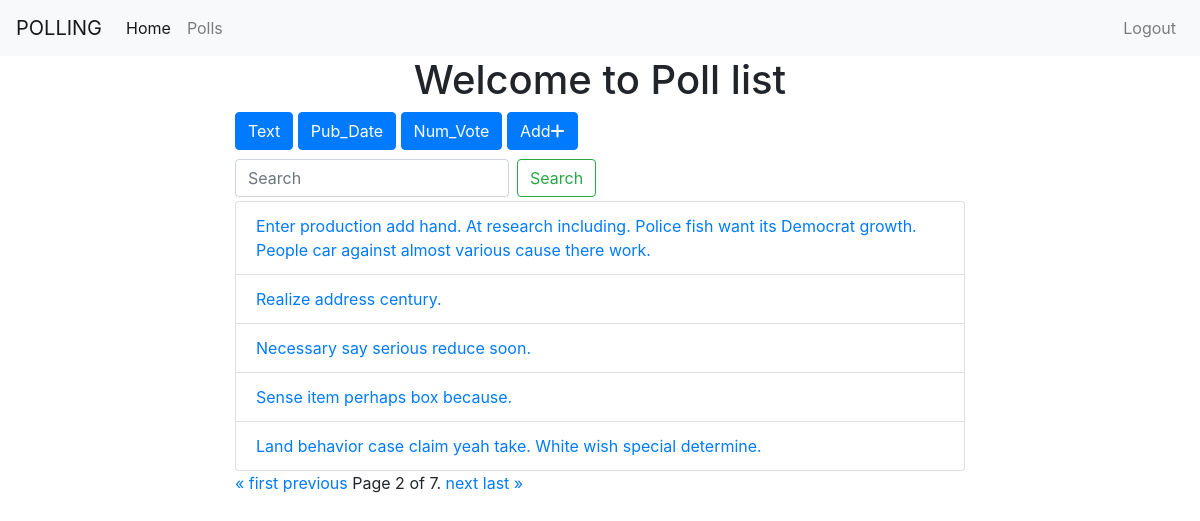
Page /polls/list/?page=2& (signed in) on the committed database.
### polls/models.py (models this page shows, shortened)
class Poll(models.Model):
    owner=models.ForeignKey(User,on_delete=models.CASCADE,null=True)
    text=models.CharField(max_length=255)
    pub_date=models.DateField()
    def __str__(self):
        return self.text

### polls/views.py (the view)
# urls.py: path('list/', views.polls_list, name='list'),
@login_required
def polls_list(request):
    polls = Poll.objects.all()
    search_term=''
    if 'text' in request.GET:
        polls=polls.order_by('text')
    if 'pub_date' in request.GET:
        polls=polls.order_by('-pub_date')
    if 'num_vote' in request.GET:
        polls=polls.annotate(Count('vote')).order_by('vote__count')
    if 'search' in request.GET :
        search_term=request.GET['search']
        polls=polls.filter(text__icontains = search_term)
    get_dict_copy=request.GET.copy()
    params=get_dict_copy.pop('page',True) and get_dict_copy.urlencode()
    paginator = Paginator(polls,5)
    page = request.GET.get('page')
    polls=paginator.get_page(page)
    context = {'polls':polls,'params':params,'search_term':search_term}
    return render(request,'polls/polls_list.html',context)

### templates/polls/polls_list.html (shortened to what this page needs)
{% extends 'base.html' %}
{% block content %}
<div class="container">
   <h1 class="text-center"> Welcome to  Poll list </h1>
   <div class="row">
     <div class="col-sm-8 offset-sm-2">
      <a href="?text=true" class="btn btn-{% if 'text' in request.GET %}danger{% else %}primary{% endif %}" style=" margin-bottom:5px " >Text</a>
      <a href="?pub_date=true" class="btn btn-{% if 'pub_date' in request.GET %}danger{% else %}primary{% endif %}" style=" margin-bottom:5px " >Pub_Date</i></a>
      <a href="?num_vote=true" class="btn btn-{% if 'num_vote' in request.GET %}danger{% else %}primary{% endif %}" style=" margin-bottom:5px " >Num_Vote</i></a>
      <a href="{% url 'polls:add_poll' %}" class="btn btn-{% if 'add' in request.GET %}danger{% else %}primary{% endif %}" style=" margin-bottom:5px " >Add<i class="fas fa-plus"></i></a>
      <form class="form-inline">
         <input name="search" value="{{search_term}}" class="form-control mr-sm-2" type="search" placeholder="Search" aria-label="Search">
         <button class="btn btn-outline-success my-2 my-sm-1" type="submit">Search</button>
       </form>
      <ul class="list-group">
      {% for poll in polls %}
      <li class="list-group-item"><a href="{% url 'polls:detail' poll.id %}">{{poll}}</a>
      </li>
       {% endfor %}
   </ul>
   <div class="pagination">
      <span class="step-links">
          {% if polls.has_previous %}
              <a href="?page=1&{{params}}">&laquo; first</a>
              <a href="?page={{ polls.previous_page_number }}&{{params}}">previous</a>
          {% endif %}
          <span class="current">
              Page {{ polls.number }} of {{ polls.paginator.num_pages }}.
          </span>
          {% if polls.has_next %}
              <a href="?page={{ polls.next_page_number }}&{{params}}">next</a>
              <a href="?page={{ polls.paginator.num_pages }}&{{params}}">last &raquo;</a>
          {% endif %}
      </span>
  </div>
  </div>
  </div>
</div>
{% endblock %}

### rows in the picture
Poll: text "Enter production add hand. At research including. Police fish want its Democrat growth. People car against almost various cause there work."
Poll: text "Realize address century."
Poll: text "Necessary say serious reduce soon."
Poll: text "Sense item perhaps box because."
Poll: text "Land behavior case claim yeah take. White wish special determine."

### other values in the picture
{{ polls.number }} "2"
{{ polls.paginator.num_pages }} "7"
